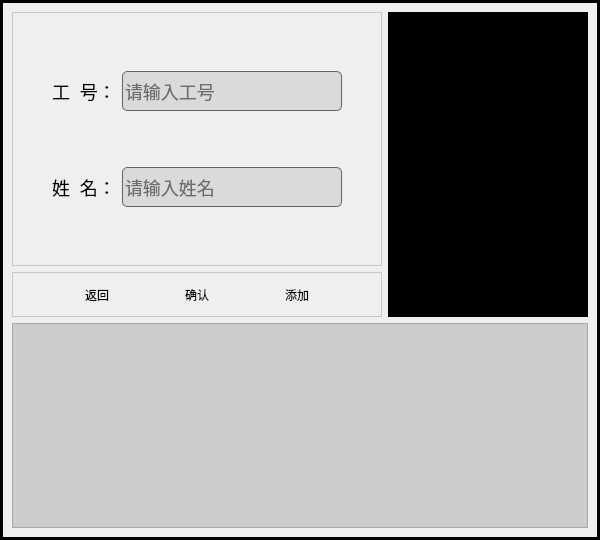
<?xml version="1.0" encoding="UTF-8"?>
<ui version="4.0">
 <class>RegisterWidget</class>
 <widget class="QWidget" name="RegisterWidget">
  <property name="geometry">
   <rect>
    <x>0</x>
    <y>0</y>
    <width>600</width>
    <height>540</height>
   </rect>
  </property>
  <property name="minimumSize">
   <size>
    <width>0</width>
    <height>520</height>
   </size>
  </property>
  <property name="maximumSize">
   <size>
    <width>600</width>
    <height>600</height>
   </size>
  </property>
  <property name="windowTitle">
   <string>Form</string>
  </property>
  <property name="styleSheet">
   <string notr="true"/>
  </property>
  <layout class="QVBoxLayout" name="verticalLayout_2">
   <property name="spacing">
    <number>0</number>
   </property>
   <property name="leftMargin">
    <number>0</number>
   </property>
   <property name="topMargin">
    <number>0</number>
   </property>
   <property name="rightMargin">
    <number>0</number>
   </property>
   <property name="bottomMargin">
    <number>0</number>
   </property>
   <item>
    <widget class="QFrame" name="frame">
     <property name="styleSheet">
      <string notr="true">#frame{

border:3px solid;
}
QFrame{
font-size:18px;
}
QFrame .QLineEdit {
font-size:18px;
border:1px solid rgba(100,100,100,255);
border-radius:5px;
background-color:rgba(150,150,150,60)
}</string>
     </property>
     <property name="frameShape">
      <enum>QFrame::StyledPanel</enum>
     </property>
     <property name="frameShadow">
      <enum>QFrame::Raised</enum>
     </property>
     <layout class="QHBoxLayout" name="horizontalLayout_3">
      <item>
       <layout class="QVBoxLayout" name="verticalLayout_3">
        <item>
         <layout class="QHBoxLayout" name="horizontalLayout_2">
          <item>
           <layout class="QVBoxLayout" name="verticalLayout">
            <item>
             <widget class="QFrame" name="frame_input">
              <property name="styleSheet">
               <string notr="true">#frame_input{ border:1px solid rgb(200,200,200);}</string>
              </property>
              <property name="frameShape">
               <enum>QFrame::StyledPanel</enum>
              </property>
              <property name="frameShadow">
               <enum>QFrame::Raised</enum>
              </property>
              <layout class="QFormLayout" name="formLayout">
               <item row="0" column="1">
                <spacer name="verticalSpacer">
                 <property name="orientation">
                  <enum>Qt::Vertical</enum>
                 </property>
                 <property name="sizeHint" stdset="0">
                  <size>
                   <width>241</width>
                   <height>22</height>
                  </size>
                 </property>
                </spacer>
               </item>
               <item row="1" column="0">
                <widget class="QLabel" name="label_staff_id">
                 <property name="text">
                  <string>      工  号：</string>
                 </property>
                </widget>
               </item>
               <item row="1" column="1">
                <widget class="QLineEdit" name="edit_staff_id">
                 <property name="minimumSize">
                  <size>
                   <width>0</width>
                   <height>40</height>
                  </size>
                 </property>
                 <property name="maximumSize">
                  <size>
                   <width>220</width>
                   <height>16777215</height>
                  </size>
                 </property>
                 <property name="frame">
                  <bool>false</bool>
                 </property>
                 <property name="placeholderText">
                  <string>请输入工号</string>
                 </property>
                </widget>
               </item>
               <item row="2" column="1">
                <spacer name="verticalSpacer_2">
                 <property name="orientation">
                  <enum>Qt::Vertical</enum>
                 </property>
                 <property name="sizeHint" stdset="0">
                  <size>
                   <width>241</width>
                   <height>22</height>
                  </size>
                 </property>
                </spacer>
               </item>
               <item row="3" column="0">
                <widget class="QLabel" name="label_name">
                 <property name="text">
                  <string>      姓  名：</string>
                 </property>
                </widget>
               </item>
               <item row="3" column="1">
                <widget class="QLineEdit" name="edit_name">
                 <property name="minimumSize">
                  <size>
                   <width>0</width>
                   <height>40</height>
                  </size>
                 </property>
                 <property name="maximumSize">
                  <size>
                   <width>220</width>
                   <height>16777215</height>
                  </size>
                 </property>
                 <property name="frame">
                  <bool>false</bool>
                 </property>
                 <property name="placeholderText">
                  <string>请输入姓名</string>
                 </property>
                </widget>
               </item>
               <item row="4" column="1">
                <spacer name="verticalSpacer_3">
                 <property name="orientation">
                  <enum>Qt::Vertical</enum>
                 </property>
                 <property name="sizeHint" stdset="0">
                  <size>
                   <width>241</width>
                   <height>22</height>
                  </size>
                 </property>
                </spacer>
               </item>
              </layout>
             </widget>
            </item>
            <item>
             <widget class="QFrame" name="frame_btn">
              <property name="styleSheet">
               <string notr="true">#frame_btn{ border:1px solid rgb(200,200,200);}</string>
              </property>
              <property name="frameShape">
               <enum>QFrame::StyledPanel</enum>
              </property>
              <property name="frameShadow">
               <enum>QFrame::Raised</enum>
              </property>
              <layout class="QHBoxLayout" name="horizontalLayout">
               <item>
                <widget class="QToolButton" name="tb_back">
                 <property name="text">
                  <string>返回</string>
                 </property>
                 <property name="icon">
                  <iconset resource="../../qrc.qrc">
                   <normaloff>:/img/icon_return1.png</normaloff>:/img/icon_return1.png</iconset>
                 </property>
                 <property name="iconSize">
                  <size>
                   <width>48</width>
                   <height>48</height>
                  </size>
                 </property>
                 <property name="toolButtonStyle">
                  <enum>Qt::ToolButtonTextUnderIcon</enum>
                 </property>
                 <property name="autoRaise">
                  <bool>true</bool>
                 </property>
                </widget>
               </item>
               <item>
                <widget class="QToolButton" name="tb_ensure">
                 <property name="text">
                  <string>确认</string>
                 </property>
                 <property name="icon">
                  <iconset resource="../../qrc.qrc">
                   <normaloff>:/img/icon_ensure.png</normaloff>:/img/icon_ensure.png</iconset>
                 </property>
                 <property name="iconSize">
                  <size>
                   <width>48</width>
                   <height>48</height>
                  </size>
                 </property>
                 <property name="toolButtonStyle">
                  <enum>Qt::ToolButtonTextUnderIcon</enum>
                 </property>
                 <property name="autoRaise">
                  <bool>true</bool>
                 </property>
                </widget>
               </item>
               <item>
                <widget class="QToolButton" name="tb_add">
                 <property name="text">
                  <string>添加</string>
                 </property>
                 <property name="icon">
                  <iconset resource="../../qrc.qrc">
                   <normaloff>:/img/icon_add.png</normaloff>:/img/icon_add.png</iconset>
                 </property>
                 <property name="iconSize">
                  <size>
                   <width>48</width>
                   <height>48</height>
                  </size>
                 </property>
                 <property name="toolButtonStyle">
                  <enum>Qt::ToolButtonTextUnderIcon</enum>
                 </property>
                 <property name="autoRaise">
                  <bool>true</bool>
                 </property>
                </widget>
               </item>
              </layout>
             </widget>
            </item>
           </layout>
          </item>
          <item>
           <widget class="QLabel" name="pic">
            <property name="minimumSize">
             <size>
              <width>200</width>
              <height>260</height>
             </size>
            </property>
            <property name="maximumSize">
             <size>
              <width>200</width>
              <height>320</height>
             </size>
            </property>
            <property name="styleSheet">
             <string notr="true">background-color: rgb(0, 0, 0);</string>
            </property>
            <property name="text">
             <string/>
            </property>
           </widget>
          </item>
         </layout>
        </item>
        <item>
         <widget class="QListWidget" name="lw_faceList">
          <property name="sizePolicy">
           <sizepolicy hsizetype="Expanding" vsizetype="Expanding">
            <horstretch>0</horstretch>
            <verstretch>190</verstretch>
           </sizepolicy>
          </property>
          <property name="minimumSize">
           <size>
            <width>0</width>
            <height>205</height>
           </size>
          </property>
          <property name="maximumSize">
           <size>
            <width>16777215</width>
            <height>205</height>
           </size>
          </property>
          <property name="styleSheet">
           <string notr="true">background-color:rgba(150,150,150,100)</string>
          </property>
         </widget>
        </item>
       </layout>
      </item>
     </layout>
    </widget>
   </item>
  </layout>
 </widget>
 <resources>
  <include location="../../qrc.qrc"/>
 </resources>
 <connections/>
</ui>
